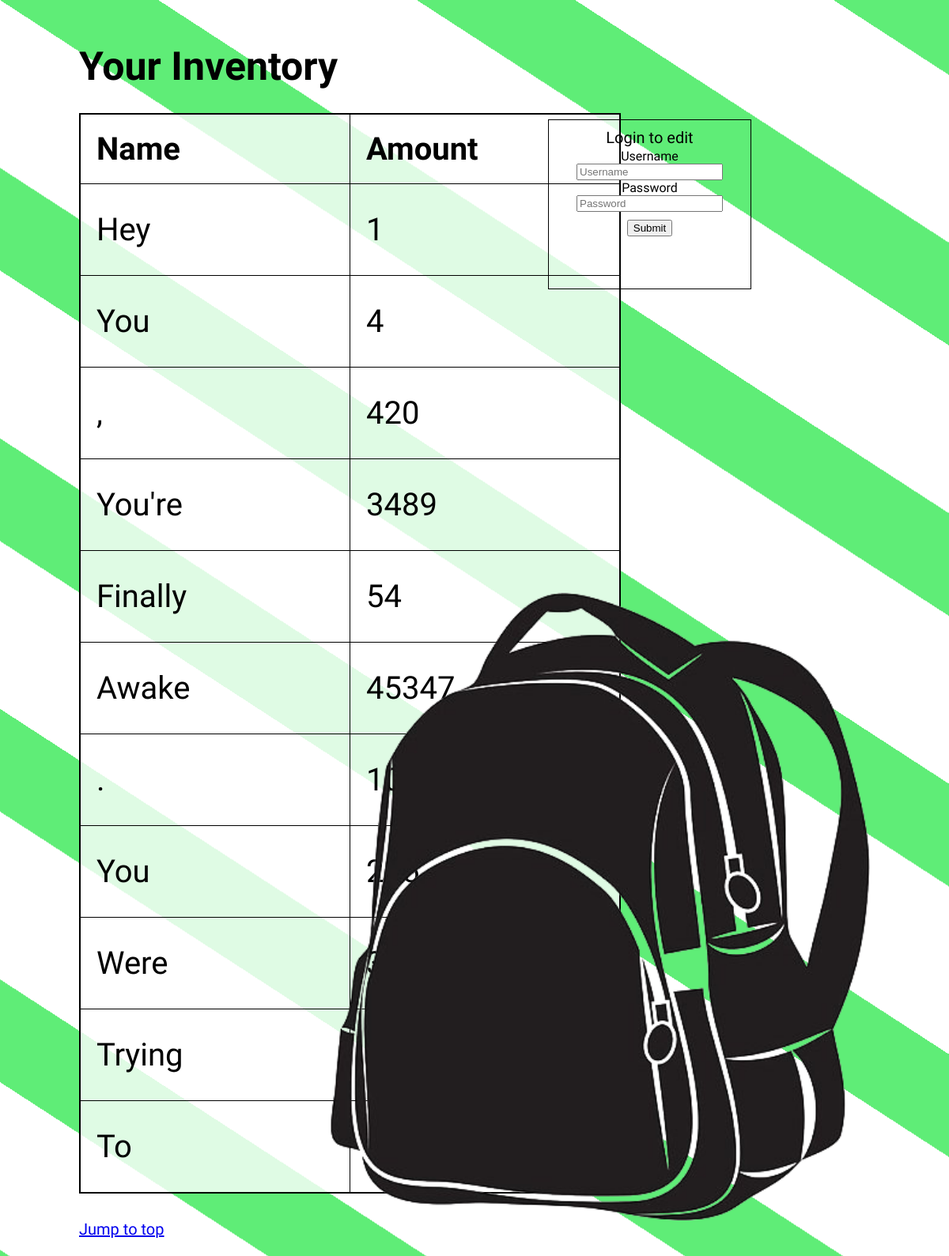
The page / on the database its author committed.
### routes.py (models this page shows, shortened)
class Consumables(db.Model):
   id = db.Column('id', db.Integer, primary_key = True)
   name = db.Column(db.String(100))
   amount = db.Column(db.Integer)

### routes.py (the view)
@app.route("/", methods=['GET', 'POST'])
def home():
   return render_template('home.html', consumables = Consumables.query.all(), form=LoginForm(), title='Log in | Flask-Login Tutorial.', template='login-page', body="Log in with your User account.")

### routes.py
class LoginForm(Form):
   username = StringField('Username', [DataRequired()])
   password = PasswordField('Password', [DataRequired()])
   submit = SubmitField('Log In')

### templates/home.html (shortened to what this page needs)
<!DOCTYPE HTML>
<html lang = "en" id = "top">
    <head>
        <link rel="stylesheet" href="/static/style.css">
    </head>
    <p>
    </p>
    <body>
        <div id = "mainright">
            <br>
            <h3>Your Inventory</h3>
            <br>
            <table border="0">
                <thead>
                        <tr>
                        <th class = "tahead">Name</th>
                        <th class = "tahead">Amount</th>
                        </tr>
                    </thead>
                <tbody>
                    {% for thing in consumables %}
                    <tr>
                        <td class = "tacolumn">{{ thing.name }}</td>
                        <td class = "tacolumn">{{ thing.amount }}</td>
                    </tr>
                    {% endfor %}
                </tbody>
            </table>
            <br>
            <br>
            <p id = "jump"><a href="#top">Jump to top</a></p>
        </div>
        <img src = "../static/images/Backpack.png" id = "img">
        <div id = "login">
            {% if not current_user.is_authenticated %}
                <p>Login to edit</p>
                <form action = "{{ url_for('login_page') }}" method=post>
                    <div class="username">
                        {{ form.username.label }}<br>
                        {{ form.username(placeholder='Username') }}
                    </div>
                    <div class="password">
                    {{ form.password.label }}<br>
                    {{ form.password(placeholder='Password') }}
                    </div>
                    <div class="submitbutton">
                        <input id="submit" type="submit" value="Submit">
                    </div>
                </form>
            {% endif %}
        </div>
    </body>
</html>

### static/style.css (style rules this page uses)
html { font-family: 'Rajdhani', sans-serif; background-image: linear-gradient(33deg, #5fed77 18.98%, #ffffff 18.98%, #ffffff 50%, #5fed77 50%, #5fed77 68.98%, #ffffff 68.98%, #ffffff 100%); background-size: 527.00px 342.24px; scroll-behavior: smooth; }
body { text-align: left; margin: 0px 100px; }
table { padding: 0px; border-collapse: collapse; border: 1px solid black; font-size: 40px; display: inline-block; background-color: #ffffffcc; }
th { padding: 20px; margin: 0px; border: 1px solid black; width: 300px; }
td { margin-left: 5px; padding: 10px; margin: 0px; border: 1px solid black; width: 300px; padding: 20px; height: 75px; overflow: auto; max-width: 300px; }
p { font-size: 20px; display: block; margin-bottom: 0px; margin-top: 10px; height: 26px; }
form { display: inline-block; text-align: center; }
h3 { display: inline-block; font-size: 50px; margin-top: 0px; margin-bottom: 30px; }
#submit { margin-top: 10px; }
#img { position: absolute; bottom: 45px; right: 100px; height: 50%; pointer-events: none; float: right; z-index: 0; }
.tahead, .tacolumn { width: 300px; }
#jump { margin-bottom: 20px; }
#login { position: absolute; top: 151px; right: 250px; text-align: center; border: 1px solid black; padding: 0px 20px 20px 20px; width: 215px; height: 193px; }

### rows shown on the page
Consumables: name "Hey", amount "1"
Consumables: name "You", amount "4"
Consumables: name ",", amount "420"
Consumables: name "You're", amount "3489"
Consumables: name "Finally", amount "54"
Consumables: name "Awake", amount "45347"
Consumables: name ".", amount "1010"
Consumables: name "You", amount "245"
Consumables: name "Were", amount "345345634"
Consumables: name "Trying"
Consumables: name "To"
